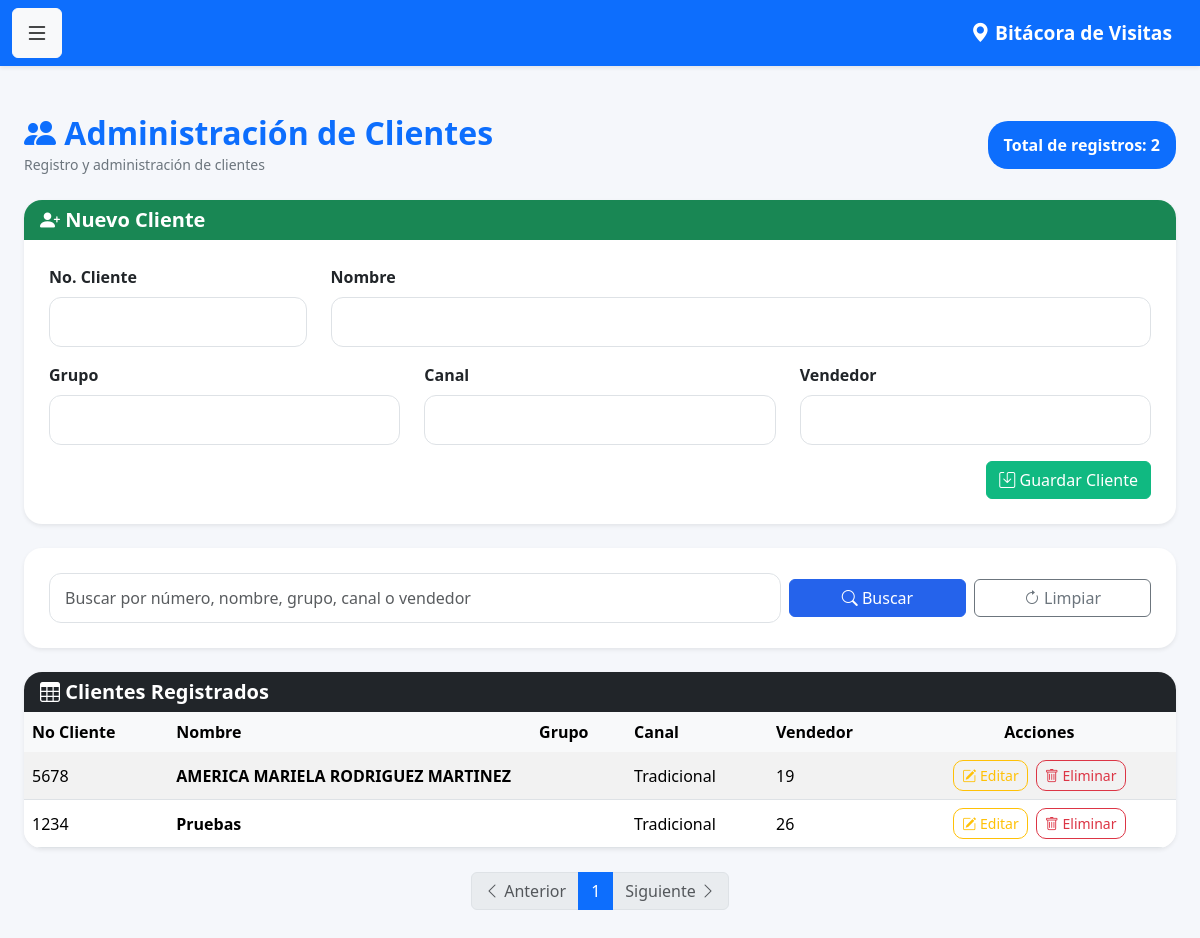
Screenshot of /clientes (signed in) with the database file from the repository.
### models.py (models this page shows)
class Cliente(db.Model):
    __tablename__ = 'clientes'
    id = db.Column(
        db.Integer,
        primary_key=True
    )
    num_cliente = db.Column(
        db.String(20),
        unique=True,
        nullable=False
    )
    nombre = db.Column(
        db.String(150),
        nullable=False
    )
    grupo = db.Column(
        db.String(100)
    )
    canal = db.Column(
        db.String(100)
    )
    vendedor = db.Column(
        db.Integer
    )

### app.py (the view, shortened to what this page needs)
@app.route('/clientes', methods=['GET', 'POST'])
@login_required
def clientes():
    if current_user.rol not in ['admin', 'supervisor']:
        return "Acceso denegado"
    buscar = request.args.get(
        'buscar',
        ''
    )
    pagina = request.args.get(
        'page',
        1,
        type=int
    )
    if buscar:
        lista_clientes = Cliente.query.filter(
            or_(
                Cliente.num_cliente.contains(
                    buscar
                ),
                Cliente.nombre.contains(
                    buscar
                ),
                Cliente.grupo.contains(
                    buscar
                ),
                Cliente.canal.contains(
                    buscar
                )
            )
        ).order_by(
            Cliente.nombre
        ).paginate(
            page=pagina,
            per_page=25,
            error_out=False
        )
    else:
        lista_clientes = Cliente.query.order_by(
            Cliente.nombre
        ).paginate(
            page=pagina,
            per_page=25,
            error_out=False
        )
    return render_template(
        'clientes.html',
        clientes=lista_clientes
    )

### app.py (called while the page is built)
@login_manager.user_loader
def load_user(user_id):
    return Usuario.query.get(int(user_id))

### templates/clientes.html (shortened to what this page needs)
{% extends 'base.html' %}
{% block contenido %}
<div class="container py-4">
    <div class="d-flex justify-content-between align-items-center mb-4">
        <div>
            <h2 class="fw-bold text-primary mb-0">
                <i class="bi bi-people-fill"></i>
                Administración de Clientes
            </h2>
            <small class="text-muted">
                Registro y administración de clientes
            </small>
        </div>
        <div>
            <span class="badge bg-primary fs-6 p-3">
                Total de registros: {{ clientes.total }}
            </span>
        </div>
    </div>
    <div class="card shadow-sm border-0 mb-4">
        <div class="card-header bg-success text-white">
            <h5 class="mb-0">
                <i class="bi bi-person-plus-fill"></i>
                Nuevo Cliente
            </h5>
        </div>
        <div class="card-body">
            <form method="POST">
                <div class="row">
                    <div class="col-md-3 mb-3">
                        <label class="form-label fw-semibold">
                            No. Cliente
                        </label>
                        <input
                            type="text"
                            name="num_cliente"
                            class="form-control"
                            required>
                    </div>
                    <div class="col-md-9 mb-3">
                        <label class="form-label fw-semibold">
                            Nombre
                        </label>
                        <input
                            type="text"
                            name="nombre"
                            class="form-control"
                            required>
                    </div>
                    <div class="col-md-4 mb-3">
                        <label class="form-label fw-semibold">
                            Grupo
                        </label>
                        <input
                            type="text"
                            name="grupo"
                            class="form-control">
                    </div>
                    <div class="col-md-4 mb-3">
                        <label class="form-label fw-semibold">
                            Canal
                        </label>
                        <input
                            type="text"
                            name="canal"
                            class="form-control">
                    </div>
                    <div class="col-md-4 mb-3">
                        <label class="form-label fw-semibold">
                            Vendedor
                        </label>
                        <input
                            type="text"
                            name="vendedor"
                            class="form-control">
                    </div>
                </div>
                <div class="text-end">
                    <button
                        type="submit"
                        class="btn btn-success">
                        <i class="bi bi-save"></i>
                        Guardar Cliente
                    </button>
                </div>
            </form>
        </div>
    </div>
    <div class="card shadow-sm border-0 mb-4">
        <div class="card-body">
            <form method="GET">
                <div class="row g-2 align-items-center">
                    <div class="col-md-8">
                        <input
                            type="text"
                            name="buscar"
                            class="form-control"
                            value="{{ request.args.get('buscar','') }}"
                            placeholder="Buscar por número, nombre, grupo, canal o vendedor">
                    </div>
                    <div class="col-md-2">
                        <button
                            class="btn btn-primary w-100"
                            type="submit">
                            <i class="bi bi-search"></i>
                            Buscar
                        </button>
                    </div>
                    <div class="col-md-2">
                        <a
                            href="{{ url_for('clientes') }}"
                            class="btn btn-outline-secondary w-100">
                            <i class="bi bi-arrow-clockwise"></i>
                            Limpiar
                        </a>
                    </div>
                </div>
            </form>
        </div>
    </div>
    <div class="card shadow-sm border-0">
        <div class="card-header bg-dark text-white">
            <h5 class="mb-0">
                <i class="bi bi-table"></i>
                Clientes Registrados
            </h5>
        </div>
        <div class="table-responsive">
            <table class="table table-hover table-striped align-middle mb-0">
                <thead class="table-light">
                    <tr>
                        <th>No Cliente</th>
                        <th>Nombre</th>
                        <th>Grupo</th>
                        <th>Canal</th>
                        <th>Vendedor</th>
                        <th class="text-center">
                            Acciones
                        </th>
                    </tr>
                </thead>
                <tbody>
                    {% for cliente in clientes.items %}
                    <tr>
                        <td>{{ cliente.num_cliente }}</td>
                        <td class="fw-semibold">
                            {{ cliente.nombre }}
                        </td>
                        <td>{{ cliente.grupo }}</td>
                        <td>{{ cliente.canal }}</td>
                        <td>{{ cliente.vendedor }}</td>
                        <td class="text-center">
                                                    <a
                                href="/cliente/editar/{{ cliente.id }}"
                                class="btn btn-outline-warning btn-sm me-1">
                                <i class="bi bi-pencil-square"></i>
                                Editar
                            </a>
                            <a
                                href="/cliente/eliminar/{{ cliente.id }}"
                                class="btn btn-outline-danger btn-sm"
                                onclick="return confirm('¿Eliminar este cliente?');">
                                <i class="bi bi-trash"></i>
                                Eliminar
                            </a>
                        </td>
                    </tr>
                    {% endfor %}
                </tbody>
            </table>
        </div>
    </div>
    <nav class="mt-4">
        <ul class="pagination justify-content-center">
            {% if clientes.has_prev %}
            <li class="page-item">
                <a
                    class="page-link"
                    href="{{ url_for('clientes', page=clientes.prev_num, buscar=request.args.get('buscar','')) }}">
                    <i class="bi bi-chevron-left"></i>
                    Anterior
                </a>
            </li>
            {% else %}
            <li class="page-item disabled">
                <span class="page-link">
                    <i class="bi bi-chevron-left"></i>
                    Anterior
                </span>
            </li>
            {% endif %}
            {% for num in clientes.iter_pages(left_edge=1,
                                              right_edge=1,
                                              left_current=2,
                                              right_current=2) %}
                {% if num %}
                    <li class="page-item {% if num == clientes.page %}active{% endif %}">
                        <a
                            class="page-link"
                            href="{{ url_for('clientes', page=num, buscar=request.args.get('buscar','')) }}">
                            {{ num }}
                        </a>
                    </li>
                {% else %}
                    <li class="page-item disabled">
                        <span class="page-link">
                            ...
                        </span>
                    </li>
                {% endif %}
            {% endfor %}
            {% if clientes.has_next %}
            <li class="page-item">
                <a
                    class="page-link"
                    href="{{ url_for('clientes', page=clientes.next_num, buscar=request.args.get('buscar','')) }}">
                    Siguiente
                    <i class="bi bi-chevron-right"></i>
                </a>
            </li>
            {% else %}
            <li class="page-item disabled">
                <span class="page-link">
                    Siguiente
                    <i class="bi bi-chevron-right"></i>
                </span>
            </li>
            {% endif %}
        </ul>
    </nav>
</div>
{% endblock %}

### static/css/style.css (style rules this page uses)
body { background: #f5f7fb; font-family: "Segoe UI", Roboto, Helvetica, Arial, sans-serif; color: #212529; }
.container { max-width: 1400px; }
h1, h2, h3, h4, h5 { font-weight: 700; }
.text-muted { color: #6c757d !important; }
.card { border: none; border-radius: 18px; overflow: hidden; box-shadow: 0 6px 18px rgba(0,0,0,.08); }
.card-header { border: none; }
.card-body { padding: 25px; }
.form-label { margin-bottom:8px; }
.form-control, .form-select { border-radius:12px; padding:12px 15px; border:1px solid #dee2e6; transition:.25s; }
.btn { transition:.25s; }
.btn-primary { background:#2563eb; border-color:#2563eb; }
.btn-success { background:#10b981; border-color:#10b981; }
.table { margin-bottom:0; }
.table thead th { font-weight:600; border:none; }
.table-hover tbody tr { transition:.25s; }
.table td, .table th { vertical-align:middle; }
.badge { padding:8px 12px; border-radius:20px; font-size:.85rem; }
.btn-sm { border-radius:10px; }
.table td { max-width:250px; }
.table td:nth-child(4) { white-space:normal; }

### rows the page displays
Cliente: num_cliente "5678", nombre "AMERICA MARIELA RODRIGUEZ MARTINEZ", canal "Tradicional", vendedor "19"
Cliente: num_cliente "1234", nombre "Pruebas", canal "Tradicional", vendedor "26"

### other values shown
{{ clientes.total }} "2"
{{ num }} "1"
